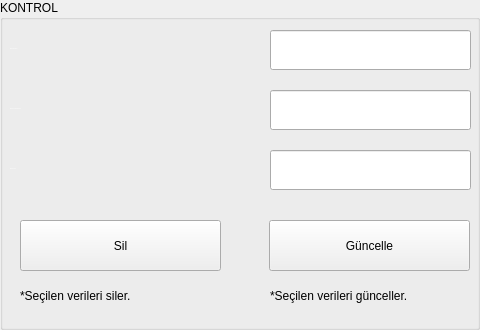
     <widget class="QGroupBox" name="details_groupBox_4">
      <property name="maximumSize">
       <size>
        <width>500</width>
        <height>330</height>
       </size>
      </property>
      <property name="styleSheet">
       <string notr="true"/>
      </property>
      <property name="title">
       <string>KONTROL</string>
      </property>
      <widget class="QLabel" name="label_9">
       <property name="geometry">
        <rect>
         <x>10</x>
         <y>30</y>
         <width>241</width>
         <height>37</height>
        </rect>
       </property>
       <property name="font">
        <font>
         <pointsize>-1</pointsize>
        </font>
       </property>
       <property name="styleSheet">
        <string notr="true">color:white;</string>
       </property>
       <property name="text">
        <string>Hata Alanı(mm2)</string>
       </property>
      </widget>
      <widget class="QLabel" name="label_10">
       <property name="geometry">
        <rect>
         <x>10</x>
         <y>90</y>
         <width>241</width>
         <height>37</height>
        </rect>
       </property>
       <property name="font">
        <font>
         <pointsize>-1</pointsize>
        </font>
       </property>
       <property name="styleSheet">
        <string notr="true">color:white;</string>
       </property>
       <property name="text">
        <string>Hatanın Geldiği Metre(m)</string>
       </property>
      </widget>
      <widget class="QLineEdit" name="Hata_Alani_LineEdit">
       <property name="geometry">
        <rect>
         <x>270</x>
         <y>30</y>
         <width>201</width>
         <height>40</height>
        </rect>
       </property>
       <property name="styleSheet">
        <string notr="true"/>
       </property>
      </widget>
      <widget class="QLineEdit" name="Metre_LineEdit">
       <property name="geometry">
        <rect>
         <x>270</x>
         <y>90</y>
         <width>201</width>
         <height>40</height>
        </rect>
       </property>
       <property name="styleSheet">
        <string notr="true"/>
       </property>
      </widget>
      <widget class="QLineEdit" name="Sinifi_LineEdit">
       <property name="geometry">
        <rect>
         <x>270</x>
         <y>150</y>
         <width>201</width>
         <height>40</height>
        </rect>
       </property>
       <property name="styleSheet">
        <string notr="true"/>
       </property>
      </widget>
      <widget class="QLabel" name="label_11">
       <property name="geometry">
        <rect>
         <x>10</x>
         <y>150</y>
         <width>241</width>
         <height>37</height>
        </rect>
       </property>
       <property name="font">
        <font>
         <pointsize>-1</pointsize>
        </font>
       </property>
       <property name="styleSheet">
        <string notr="true">color:white;</string>
       </property>
       <property name="text">
        <string>Hatanın Sınıfı</string>
       </property>
      </widget>
      <widget class="QPushButton" name="Gunclle_PushButton">
       <property name="geometry">
        <rect>
         <x>269</x>
         <y>220</y>
         <width>201</width>
         <height>51</height>
        </rect>
       </property>
       <property name="styleSheet">
        <string notr="true"/>
       </property>
       <property name="text">
        <string>Güncelle</string>
       </property>
      </widget>
      <widget class="QPushButton" name="Delete_PushButton">
       <property name="geometry">
        <rect>
         <x>20</x>
         <y>220</y>
         <width>201</width>
         <height>51</height>
        </rect>
       </property>
       <property name="styleSheet">
        <string notr="true"/>
       </property>
       <property name="text">
        <string>Sil</string>
       </property>
      </widget>
      <widget class="QLabel" name="warning_label_6">
       <property name="geometry">
        <rect>
         <x>20</x>
         <y>270</y>
         <width>201</width>
         <height>51</height>
        </rect>
       </property>
       <property name="styleSheet">
        <string notr="true">font: 8pt &quot;MS Shell Dlg 2&quot;;</string>
       </property>
       <property name="text">
        <string>*Seçilen verileri siler.</string>
       </property>
       <property name="wordWrap">
        <bool>true</bool>
       </property>
      </widget>
      <widget class="QLabel" name="warning_label_7">
       <property name="geometry">
        <rect>
         <x>270</x>
         <y>270</y>
         <width>201</width>
         <height>51</height>
        </rect>
       </property>
       <property name="styleSheet">
        <string notr="true">font: 8pt &quot;MS Shell Dlg 2&quot;;</string>
       </property>
       <property name="text">
        <string>*Seçilen verileri günceller.</string>
       </property>
       <property name="wordWrap">
        <bool>true</bool>
       </property>
      </widget>
     </widget>
